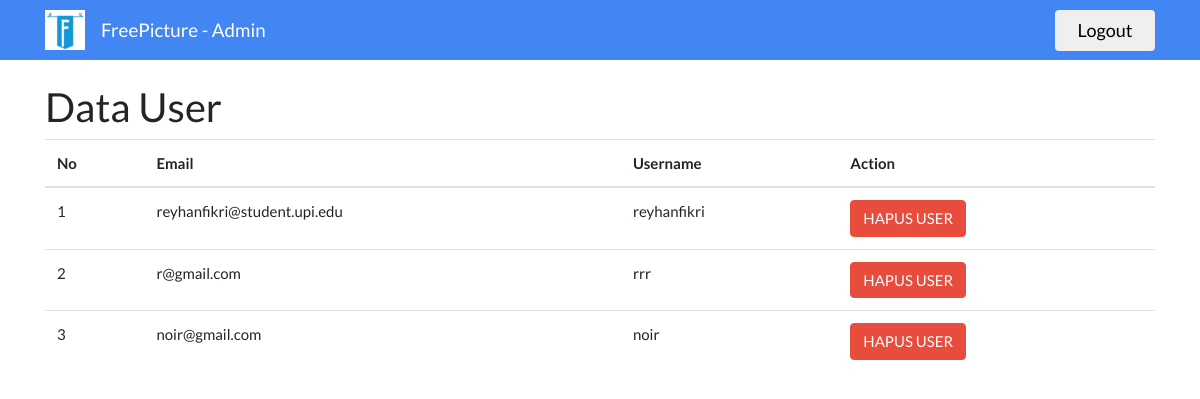
The app's page /admin (signed in), older data.
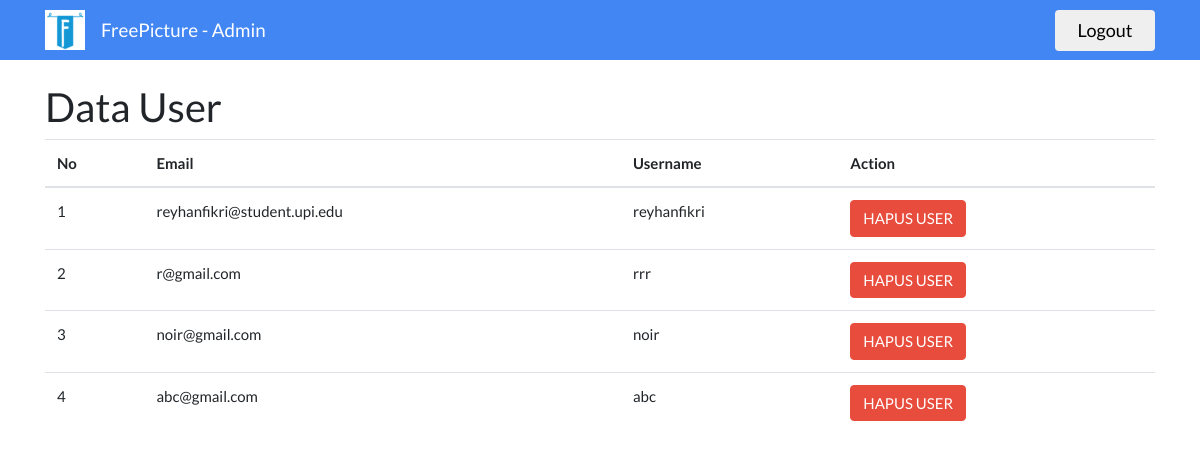
The same page, newer data.
### tables this page shows
CREATE TABLE `t_user` (
  `id` int(11) NOT NULL,
  `id_role` int(11) NOT NULL,
  `email` varchar(100) NOT NULL,
  `username` varchar(100) NOT NULL,
  `password` varchar(100) NOT NULL
);

### application/controllers/Admin.php (called while the page is built, shortened)
<?php
class Admin extends CI_Controller {
	public function __construct()
	{
		$this->load->model(array('UserModel', 'CookieModel'));
	}
	public function index()
	{
		$cookie = $this->CookieModel->getCookie();
		if ($cookie !== null){
			$user_data = $this->UserModel->getUserData($cookie);
			if ($user_data->id_role == 1){
				redirect(site_url());
			}else{
				$data['data'] = $this->UserModel->getAllUserData();
				$this->load->view('v_admin', $data);
			}
		}else{
			redirect(site_url());
		}
	}
}

### index.php (called while the page is built, shortened)
<?php
require_once BASEPATH.'core/CodeIgniter.php';

### application/models/UserModel.php (called while the page is built, shortened)
<?php
	class UserModel extends CI_Model {
		public function getAllUserData(){
			$query = $this->db->query("SELECT id, email, username FROM t_user WHERE id_role = 1;");
			return $query->result_array();
		}
	}
?>

### application/views/v_admin.php (the view, shortened to what this page needs)
<!DOCTYPE html>
<html>
<head>
    <link href="<?php echo site_url('assets/css/bootswatch/bootstrap.min.css') ?>" rel="stylesheet">
    <link href="<?php echo site_url('assets/css/bootswatch/style.css') ?>" rel="stylesheet">
</head>
<body>
	<nav class="navbar navbar-expand-lg navbar-light navcolor" style="height: 60px;">
	  <div class="container">
		  <a class="navbar-brand" href="<?php echo site_url('admin') ?>"><img height="40px" width="40px" src="<?php echo site_url('assets/img/WebsiteLogo2.png') ?>"></a>
		  <a class="navbar-brand" style="color: white; " href="<?php echo site_url('admin') ?>">FreePicture - Admin</a>
		  <div class="collapse navbar-collapse" id="navbarColor01">
		      <button style="width: 100px; font-size: 18px;" class="btn btn-default" onclick="location.href='<?php echo site_url('logout'); ?>'">Logout</button>
		  </div>
	  </div>
	</nav>
	<br>
	<div class="container">
		<h2>Data User</h2>
		<table class="table table-hover">
			<thead>
		    <tr>
		      <th scope="col">No</th>
		      <th scope="col">Email</th>
		      <th scope="col">Username</th>
		      <th scope="col">Action</th>
		    </tr>
		  </thead>
		  <tbody>
		  	<?php $i = 1; foreach ($data as $key) { ?>
		  	  <tr>
		  	  	<td><?php echo $i; ?></td>
		  	  	<td><?php echo $key['email']; ?></td>
		  	  	<td><?php echo $key['username']; ?></td>
		  	  	<td><a href="<?php echo site_url('admin/hapus_user/'.$key['id']); ?>" class="btn btn-danger">HAPUS USER</a></td>
		  	  </tr>
		  	<?php $i++; } ?>
		  </tbody>
		</table>
	</div>
</body>
</html>

Row changes from the older to the newer data that the page shows:
added t_user: email "abc@gmail.com", username "abc"
